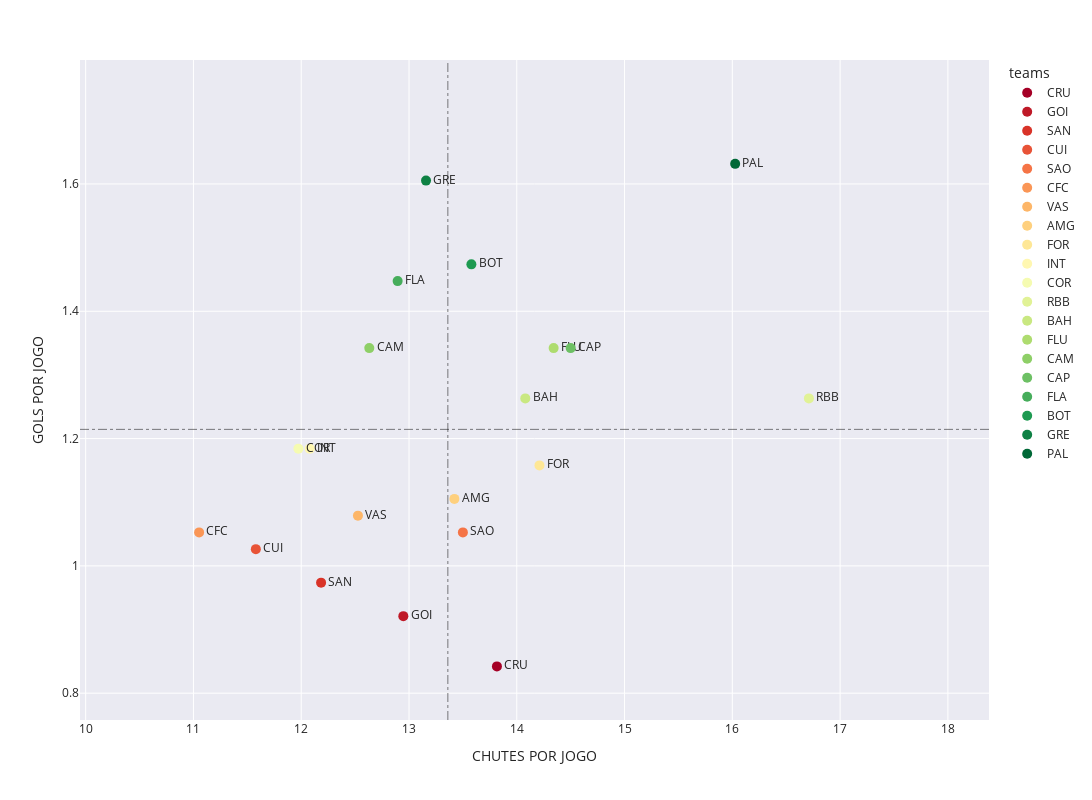

Notebook code for this chart:
### Code cell
atk_teams = atk.sort_values(by='Goals per 90', ascending=True).reset_index(drop=True)

scatter_chart(atk_teams,  'Shots Attempts per 90', 'Goals per 90', legenda='teams', data_labels='teams',
 y_title='GOLS POR JOGO', x_title='CHUTES POR JOGO', hline=True)

### Figure 1 — Plotly figure (JSON) as saved in the notebook; plotly's stock layout.template omitted (floating-point values rounded to 4 significant figures)
{"data": [{"hovertemplate": "teams=%{text}<br>Shots Attempts per 90=%{x}<br>Goals per 90=%{y}<extra></extra>", "legendgroup": "CRU", "marker": {"color": "rgb(165, 0, 38)", "size": 10, "symbol": "circle"}, "mode": "markers+text", "name": "CRU", "orientation": "v", "showlegend": true, "text": ["CRU"], "textposition": "middle right", "type": "scatter", "x": [13.82], "xaxis": "x", "y": [0.8421], "yaxis": "y"}, {"hovertemplate": "teams=%{text}<br>Shots Attempts per 90=%{x}<br>Goals per 90=%{y}<extra></extra>", "legendgroup": "GOI", "marker": {"color": "rgb(191, 25, 39)", "size": 10, "symbol": "circle"}, "mode": "markers+text", "name": "GOI", "orientation": "v", "showlegend": true, "text": ["GOI"], "textposition": "middle right", "type": "scatter", "x": [12.95], "xaxis": "x", "y": [0.9211], "yaxis": "y"}, {"hovertemplate": "teams=%{text}<br>Shots Attempts per 90=%{x}<br>Goals per 90=%{y}<extra></extra>", "legendgroup": "SAN", "marker": {"color": "rgb(217, 51, 40)", "size": 10, "symbol": "circle"}, "mode": "markers+text", "name": "SAN", "orientation": "v", "showlegend": true, "text": ["SAN"], "textposition": "middle right", "type": "scatter", "x": [12.18], "xaxis": "x", "y": [0.9737], "yaxis": "y"}, {"hovertemplate": "teams=%{text}<br>Shots Attempts per 90=%{x}<br>Goals per 90=%{y}<extra></extra>", "legendgroup": "CUI", "marker": {"color": "rgb(232, 83, 55)", "size": 10, "symbol": "circle"}, "mode": "markers+text", "name": "CUI", "orientation": "v", "showlegend": true, "text": ["CUI"], "textposition": "middle right", "type": "scatter", "x": [11.58], "xaxis": "x", "y": [1.026], "yaxis": "y"}, {"hovertemplate": "teams=%{text}<br>Shots Attempts per 90=%{x}<br>Goals per 90=%{y}<extra></extra>", "legendgroup": "SAO", "marker": {"color": "rgb(245, 116, 70)", "size": 10, "symbol": "circle"}, "mode": "markers+text", "name": "SAO", "orientation": "v", "showlegend": true, "text": ["SAO"], "textposition": "middle right", "type": "scatter", "x": [13.5], "xaxis": "x", "y": [1.053], "yaxis": "y"}, {"hovertemplate": "teams=%{text}<br>Shots Attempts per 90=%{x}<br>Goals per 90=%{y}<extra></extra>", "legendgroup": "CFC", "marker": {"color": "rgb(250, 150, 86)", "size": 10, "symbol": "circle"}, "mode": "markers+text", "name": "CFC", "orientation": "v", "showlegend": true, "text": ["CFC"], "textposition": "middle right", "type": "scatter", "x": [11.05], "xaxis": "x", "y": [1.053], "yaxis": "y"}, {"hovertemplate": "teams=%{text}<br>Shots Attempts per 90=%{x}<br>Goals per 90=%{y}<extra></extra>", "legendgroup": "VAS", "marker": {"color": "rgb(253, 182, 104)", "size": 10, "symbol": "circle"}, "mode": "markers+text", "name": "VAS", "orientation": "v", "showlegend": true, "text": ["VAS"], "textposition": "middle right", "type": "scatter", "x": [12.53], "xaxis": "x", "y": [1.079], "yaxis": "y"}, {"hovertemplate": "teams=%{text}<br>Shots Attempts per 90=%{x}<br>Goals per 90=%{y}<extra></extra>", "legendgroup": "AMG", "marker": {"color": "rgb(254, 208, 126)", "size": 10, "symbol": "circle"}, "mode": "markers+text", "name": "AMG", "orientation": "v", "showlegend": true, "text": ["AMG"], "textposition": "middle right", "type": "scatter", "x": [13.42], "xaxis": "x", "y": [1.105], "yaxis": "y"}, {"hovertemplate": "teams=%{text}<br>Shots Attempts per 90=%{x}<br>Goals per 90=%{y}<extra></extra>", "legendgroup": "FOR", "marker": {"color": "rgb(254, 231, 150)", "size": 10, "symbol": "circle"}, "mode": "markers+text", "name": "FOR", "orientation": "v", "showlegend": true, "text": ["FOR"], "textposition": "middle right", "type": "scatter", "x": [14.21], "xaxis": "x", "y": [1.158], "yaxis": "y"}, {"hovertemplate": "teams=%{text}<br>Shots Attempts per 90=%{x}<br>Goals per 90=%{y}<extra></extra>", "legendgroup": "INT", "marker": {"color": "rgb(255, 247, 177)", "size": 10, "symbol": "circle"}, "mode": "markers+text", "name": "INT", "orientation": "v", "showlegend": true, "text": ["INT"], "textposition": "middle right", "type": "scatter", "x": [12.08], "xaxis": "x", "y": [1.184], "yaxis": "y"}, {"hovertemplate": "teams=%{text}<br>Shots Attempts per 90=%{x}<br>Goals per 90=%{y}<extra></extra>", "legendgroup": "COR", "marker": {"color": "rgb(245, 251, 177)", "size": 10, "symbol": "circle"}, "mode": "markers+text", "name": "COR", "orientation": "v", "showlegend": true, "text": ["COR"], "textposition": "middle right", "type": "scatter", "x": [11.97], "xaxis": "x", "y": [1.184], "yaxis": "y"}, {"hovertemplate": "teams=%{text}<br>Shots Attempts per 90=%{x}<br>Goals per 90=%{y}<extra></extra>", "legendgroup": "RBB", "marker": {"color": "rgb(225, 242, 150)", "size": 10, "symbol": "circle"}, "mode": "markers+text", "name": "RBB", "orientation": "v", "showlegend": true, "text": ["RBB"], "textposition": "middle right", "type": "scatter", "x": [16.71], "xaxis": "x", "y": [1.263], "yaxis": "y"}, {"hovertemplate": "teams=%{text}<br>Shots Attempts per 90=%{x}<br>Goals per 90=%{y}<extra></extra>", "legendgroup": "BAH", "marker": {"color": "rgb(201, 232, 129)", "size": 10, "symbol": "circle"}, "mode": "markers+text", "name": "BAH", "orientation": "v", "showlegend": true, "text": ["BAH"], "textposition": "middle right", "type": "scatter", "x": [14.08], "xaxis": "x", "y": [1.263], "yaxis": "y"}, {"hovertemplate": "teams=%{text}<br>Shots Attempts per 90=%{x}<br>Goals per 90=%{y}<extra></extra>", "legendgroup": "FLU", "marker": {"color": "rgb(174, 220, 111)", "size": 10, "symbol": "circle"}, "mode": "markers+text", "name": "FLU", "orientation": "v", "showlegend": true, "text": ["FLU"], "textposition": "middle right", "type": "scatter", "x": [14.34], "xaxis": "x", "y": [1.342], "yaxis": "y"}, {"hovertemplate": "teams=%{text}<br>Shots Attempts per 90=%{x}<br>Goals per 90=%{y}<extra></extra>", "legendgroup": "CAM", "marker": {"color": "rgb(142, 207, 103)", "size": 10, "symbol": "circle"}, "mode": "markers+text", "name": "CAM", "orientation": "v", "showlegend": true, "text": ["CAM"], "textposition": "middle right", "type": "scatter", "x": [12.63], "xaxis": "x", "y": [1.342], "yaxis": "y"}, {"hovertemplate": "teams=%{text}<br>Shots Attempts per 90=%{x}<br>Goals per 90=%{y}<extra></extra>", "legendgroup": "CAP", "marker": {"color": "rgb(109, 192, 100)", "size": 10, "symbol": "circle"}, "mode": "markers+text", "name": "CAP", "orientation": "v", "showlegend": true, "text": ["CAP"], "textposition": "middle right", "type": "scatter", "x": [14.5], "xaxis": "x", "y": [1.342], "yaxis": "y"}, {"hovertemplate": "teams=%{text}<br>Shots Attempts per 90=%{x}<br>Goals per 90=%{y}<extra></extra>", "legendgroup": "FLA", "marker": {"color": "rgb(70, 173, 91)", "size": 10, "symbol": "circle"}, "mode": "markers+text", "name": "FLA", "orientation": "v", "showlegend": true, "text": ["FLA"], "textposition": "middle right", "type": "scatter", "x": [12.89], "xaxis": "x", "y": [1.447], "yaxis": "y"}, {"hovertemplate": "teams=%{text}<br>Shots Attempts per 90=%{x}<br>Goals per 90=%{y}<extra></extra>", "legendgroup": "BOT", "marker": {"color": "rgb(30, 154, 81)", "size": 10, "symbol": "circle"}, "mode": "markers+text", "name": "BOT", "orientation": "v", "showlegend": true, "text": ["BOT"], "textposition": "middle right", "type": "scatter", "x": [13.58], "xaxis": "x", "y": [1.474], "yaxis": "y"}, {"hovertemplate": "teams=%{text}<br>Shots Attempts per 90=%{x}<br>Goals per 90=%{y}<extra></extra>", "legendgroup": "GRE", "marker": {"color": "rgb(14, 129, 68)", "size": 10, "symbol": "circle"}, "mode": "markers+text", "name": "GRE", "orientation": "v", "showlegend": true, "text": ["GRE"], "textposition": "middle right", "type": "scatter", "x": [13.16], "xaxis": "x", "y": [1.605], "yaxis": "y"}, {"hovertemplate": "teams=%{text}<br>Shots Attempts per 90=%{x}<br>Goals per 90=%{y}<extra></extra>", "legendgroup": "PAL", "marker": {"color": "rgb(0, 104, 55)", "size": 10, "symbol": "circle"}, "mode": "markers+text", "name": "PAL", "orientation": "v", "showlegend": true, "text": ["PAL"], "textposition": "middle right", "type": "scatter", "x": [16.03], "xaxis": "x", "y": [1.632], "yaxis": "y"}], "layout": {"height": 800, "legend": {"title": {"text": "teams"}, "tracegroupgap": 0}, "margin": {"t": 60}, "shapes": [{"line": {"color": "black", "dash": "dashdot", "width": 1}, "type": "line", "x0": 0, "x1": 1, "xref": "x domain", "y0": 1.214, "y1": 1.214, "yref": "y"}, {"line": {"color": "black", "dash": "dashdot", "width": 1}, "type": "line", "x0": 13.36, "x1": 13.36, "xref": "x", "y0": 0, "y1": 1, "yref": "y domain"}], "title": {"font": {"size": 20}, "text": "", "yref": "container"}, "width": 1500, "xaxis": {"anchor": "y", "domain": [0, 1], "range": [9.947, 18.38], "title": {"text": "CHUTES POR JOGO"}}, "yaxis": {"anchor": "x", "domain": [0, 1], "range": [0.7579, 1.795], "title": {"text": "GOLS POR JOGO"}}}}
